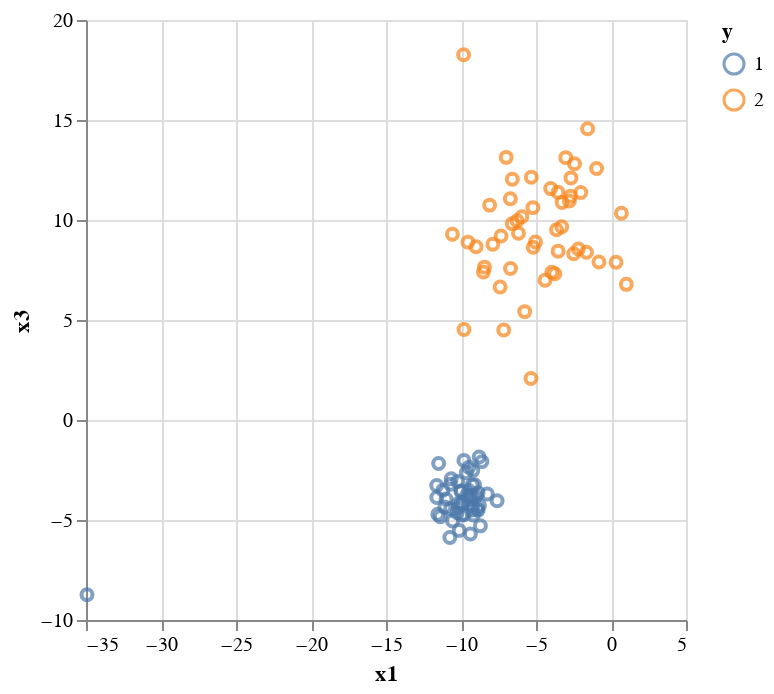

The notebook cell this image was saved under:
### Code cell
dfBlobs |> @vlplot(:point, x=:x1, y=:x3, color = :"y:n")

### Figure 1 — Vega-Lite specification as saved in the notebook (floating-point values rounded to 4 significant figures)
{"data": {"values": [{"x1": -9.212, "x2": -1.527, "x3": -2.519, "y": 1}, {"x1": -1.633, "x2": 2.562, "x3": 8.383, "y": 2}, {"x1": -10.12, "x2": -0.893, "x3": -5.519, "y": 1}, {"x1": -10.57, "x2": 5.273, "x3": 9.29, "y": 2}, {"x1": -6.581, "x2": 4.822, "x3": 12.04, "y": 2}, {"x1": -5.207, "x2": 4.751, "x3": 10.62, "y": 2}, {"x1": -10.01, "x2": -0.7146, "x3": -3.576, "y": 1}, {"x1": -8.791, "x2": -0.002432, "x3": -1.848, "y": 1}, {"x1": -11.2, "x2": 0.9845, "x3": -3.508, "y": 1}, {"x1": -2.669, "x2": 10.3, "x3": 12.11, "y": 2}, {"x1": -11.0, "x2": -0.5795, "x3": -3.953, "y": 1}, {"x1": -8.706, "x2": -0.6585, "x3": -5.293, "y": 1}, {"x1": -8.438, "x2": 6.865, "x3": 7.643, "y": 2}, {"x1": -9.808, "x2": 2.441, "x3": -2.019, "y": 1}, {"x1": -5.188, "x2": 5.447, "x3": 8.64, "y": 2}, {"x1": -6.262, "x2": 8.184, "x3": 9.966, "y": 2}, {"x1": -3.014, "x2": -2.244, "x3": 13.12, "y": 2}, {"x1": -10.18, "x2": 0.1168, "x3": -4.174, "y": 1}, {"x1": -2.486, "x2": 7.589, "x3": 8.314, "y": 2}, {"x1": -0.8037, "x2": 7.416, "x3": 7.904, "y": 2}, {"x1": -9.476, "x2": -1.358, "x3": -2.367, "y": 1}, {"x1": -3.26, "x2": 5.042, "x3": 10.87, "y": 2}, {"x1": -9.237, "x2": 0.1498, "x3": -3.841, "y": 1}, {"x1": -5.034, "x2": 8.143, "x3": 8.904, "y": 2}, {"x1": -9.974, "x2": -0.4606, "x3": -3.54, "y": 1}, {"x1": -5.946, "x2": 3.587, "x3": 10.17, "y": 2}, {"x1": 0.6948, "x2": 6.264, "x3": 10.34, "y": 2}, {"x1": -10.56, "x2": 1.011, "x3": -5.045, "y": 1}, {"x1": -11.08, "x2": 0.6123, "x3": -4.353, "y": 1}, {"x1": -8.607, "x2": -0.7761, "x3": -2.081, "y": 1}, {"x1": -9.366, "x2": -1.394, "x3": -3.759, "y": 1}, {"x1": -4.021, "x2": 7.149, "x3": 11.57, "y": 2}, {"x1": 1.022, "x2": 4.899, "x3": 6.782, "y": 2}, {"x1": -10.7, "x2": -0.8041, "x3": -4.434, "y": 1}, {"x1": -8.86, "x2": -1.3, "x3": -3.638, "y": 1}, {"x1": -11.61, "x2": -3.371, "x3": -3.877, "y": 1}, {"x1": -10.7, "x2": -0.4824, "x3": -3.21, "y": 1}, {"x1": -9.374, "x2": 1.084, "x3": -5.701, "y": 1}, {"x1": -7.33, "x2": 10.0, "x3": 9.203, "y": 2}, {"x1": -3.286, "x2": 11.68, "x3": 9.663, "y": 2}, {"x1": -6.71, "x2": 6.921, "x3": 11.06, "y": 2}, {"x1": -8.769, "x2": 0.8775, "x3": -4.265, "y": 1}, {"x1": -9.645, "x2": -1.698, "x3": -2.633, "y": 1}, {"x1": -11.49, "x2": -1.747, "x3": -2.178, "y": 1}, {"x1": -9.625, "x2": -0.7678, "x3": -3.78, "y": 1}, {"x1": -5.336, "x2": 5.807, "x3": 2.072, "y": 2}, {"x1": -6.989, "x2": 0.6532, "x3": 13.13, "y": 2}, {"x1": 0.3372, "x2": 4.707, "x3": 7.891, "y": 2}, {"x1": -8.902, "x2": 0.2797, "x3": -4.431, "y": 1}, {"x1": -3.744, "x2": 10.8, "x3": 7.317, "y": 2}, {"x1": -8.244, "x2": -0.3176, "x3": -3.704, "y": 1}, {"x1": -10.75, "x2": 1.073, "x3": -5.878, "y": 1}, {"x1": -3.629, "x2": 4.11, "x3": 9.514, "y": 2}, {"x1": -3.537, "x2": 5.812, "x3": 11.38, "y": 2}, {"x1": -9.973, "x2": 0.03948, "x3": -4.166, "y": 1}, {"x1": -3.524, "x2": 1.825, "x3": 8.444, "y": 2}, {"x1": -7.392, "x2": 2.287, "x3": 6.654, "y": 2}, {"x1": -9.233, "x2": -0.7445, "x3": -4.495, "y": 1}, {"x1": -1.559, "x2": 0.9854, "x3": 14.56, "y": 2}, {"x1": -10.19, "x2": -0.698, "x3": -4.401, "y": 1}, {"x1": -10.65, "x2": 0.02606, "x3": -2.941, "y": 1}, {"x1": -2.777, "x2": 6.443, "x3": 10.95, "y": 2}, {"x1": -6.7, "x2": 8.857, "x3": 7.577, "y": 2}, {"x1": -8.505, "x2": 7.632, "x3": 7.404, "y": 2}, {"x1": -10.26, "x2": -0.5541, "x3": -4.642, "y": 1}, {"x1": -34.93, "x2": -1.365, "x3": -8.735, "y": 1}, {"x1": -0.9584, "x2": 5.494, "x3": 12.58, "y": 2}, {"x1": -9.539, "x2": 4.7, "x3": 8.893, "y": 2}, {"x1": -8.858, "x2": -0.1513, "x3": -4.511, "y": 1}, {"x1": -6.168, "x2": 1.996, "x3": 9.335, "y": 2}, {"x1": -9.455, "x2": 0.5997, "x3": -3.915, "y": 1}, {"x1": -2.013, "x2": 3.613, "x3": 11.38, "y": 2}, {"x1": -3.947, "x2": 0.3437, "x3": 7.389, "y": 2}, {"x1": -2.175, "x2": 0.6726, "x3": 8.547, "y": 2}, {"x1": -9.481, "x2": -0.009228, "x3": -3.529, "y": 1}, {"x1": -10.22, "x2": -0.4542, "x3": -3.079, "y": 1}, {"x1": -9.8, "x2": 4.115, "x3": 4.526, "y": 2}, {"x1": -5.311, "x2": 8.019, "x3": 12.13, "y": 2}, {"x1": -9.824, "x2": 7.575, "x3": 18.26, "y": 2}, {"x1": -11.62, "x2": -1.304, "x3": -3.279, "y": 1}, {"x1": -9.773, "x2": 0.8643, "x3": -4.72, "y": 1}, {"x1": -7.88, "x2": 5.475, "x3": 8.79, "y": 2}, {"x1": -9.098, "x2": -0.5459, "x3": -3.242, "y": 1}, {"x1": -7.152, "x2": 10.33, "x3": 4.5, "y": 2}, {"x1": -4.398, "x2": 5.506, "x3": 6.989, "y": 2}, {"x1": -9.849, "x2": -0.6261, "x3": -4.161, "y": 1}, {"x1": -5.755, "x2": 8.937, "x3": 5.42, "y": 2}, {"x1": -7.591, "x2": -2.511, "x3": -4.035, "y": 1}, {"x1": -9.954, "x2": -0.8757, "x3": -4.757, "y": 1}, {"x1": -8.091, "x2": 5.891, "x3": 10.74, "y": 2}, {"x1": -9.018, "x2": 0.1553, "x3": -3.817, "y": 1}, {"x1": -11.55, "x2": -1.028, "x3": -4.713, "y": 1}, {"x1": -9.181, "x2": -0.7165, "x3": -4.752, "y": 1}, {"x1": -8.997, "x2": 8.653, "x3": 8.662, "y": 2}, {"x1": -9.235, "x2": 2.376, "x3": -4.294, "y": 1}, {"x1": -6.579, "x2": 5.371, "x3": 9.818, "y": 2}, {"x1": -2.698, "x2": 7.775, "x3": 11.19, "y": 2}, {"x1": -11.38, "x2": 0.7927, "x3": -4.839, "y": 1}, {"x1": -2.433, "x2": 2.05, "x3": 12.81, "y": 2}, {"x1": -9.262, "x2": -0.2073, "x3": -3.248, "y": 1}]}, "encoding": {"color": {"field": "y", "type": "nominal"}, "x": {"field": "x1", "type": "quantitative"}, "y": {"field": "x3", "type": "quantitative"}}, "mark": "point"}
